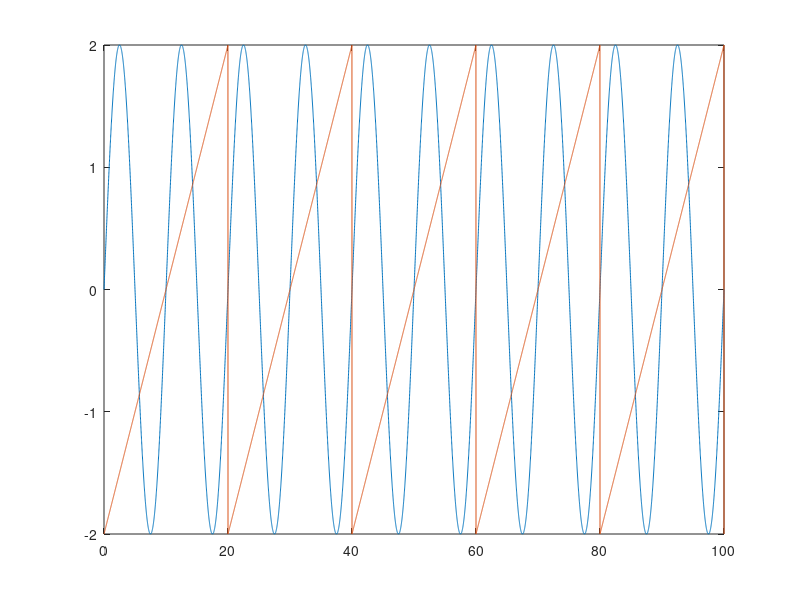

This figure's MATLAB source: (Note: this script raises an error after producing the figure.)
clear all
close all

t = 0:1/100:100;

x1 = 2*sin(0.2*pi*t);
x2 = 2*sawtooth(0.1*pi*t,1);

x3 = [x1; x2];

plot(t, x1, t, x2);

[mixSingal,w,wi,rc] = instamix( [x1;x2], .01);

figure, plot(t, mixSingal);

[icasig, A, W] = fastica(mixSingal);

figure, plot(t, icasig);